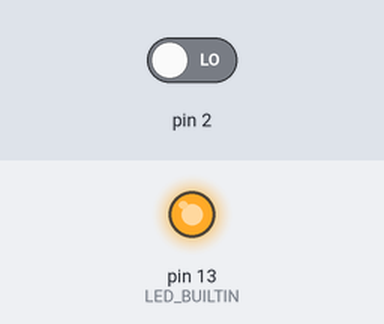
Simulated run of this sketch. Board: Arduino Uno, built with avr-gcc and run on an emulated ATmega328P. Shown: output pins drawn as LEDs (lit = HIGH). Dashed ring = blinking. The test bench sets the inputs (shaded band); at power-on: pin 2 LOW.

Above: at 1.2 s.
1.3 s: pin 2 driven HIGH
At 2.0 s:
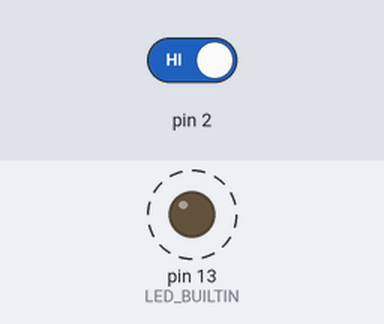
Timing chart, 0 to 12.1 s (numbered marks = the images above; inputs shaded):
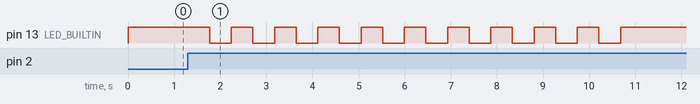

The sketch:

Ejercicio_8.ino
```cpp
int i=0;
// the setup function runs once when you press reset or power the board
void setup() {
  // initialize digital pin LED_BUILTIN as an output.
  pinMode(LED_BUILTIN, OUTPUT);
  attachInterrupt(0,Enciende,RISING);
  digitalWrite(LED_BUILTIN, HIGH);
}

// the loop function runs over and over again forever
void loop(){
  digitalWrite(LED_BUILTIN, HIGH);
}


void Enciende(){
   for(i=0;i<10;i++){
  digitalWrite(LED_BUILTIN, HIGH);   // turn the LED on (HIGH is the voltage level)
  delay(100000);                       // wait for a second
  digitalWrite(LED_BUILTIN, LOW);    // turn the LED off by making the voltage LOW
  delay(100000);
}
}
```

Measured:
- after the input at 1.3 s, pin 13 (LED_BUILTIN): alternates HIGH for 0.47 s and LOW for 0.47 s, 20 changes in all, then stays HIGH, starting after 0.47 s
